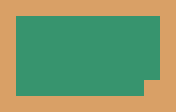

This is a level from a 2D game, rendered from its Tiled map with the project's own tilesets. A one-line summary and the complete map file follow:
An orthogonal 11x7 tile map with 16x16 px tiles, 2 tile layers (Tile Layer 0, Tile Layer 1).

<map version="1.9" tiledversion="1.9.0" orientation="orthogonal" renderorder="right-down" width="11" height="7" tilewidth="16" tileheight="16" infinite="0" nextlayerid="4" nextobjectid="1">
 <tileset firstgid="1" source="blocks.tsx" />
 <layer id="1" name="Tile Layer 0" width="11" height="7">
  <data encoding="csv">
1,1,1,1,1,1,1,1,1,1,1,
1,1,1,1,1,1,1,1,1,1,1,
1,1,1,1,1,1,1,1,1,1,1,
1,1,1,1,1,1,1,1,1,1,1,
1,1,1,1,1,1,1,1,1,1,1,
1,1,1,1,1,1,1,1,1,1,1,
1,1,1,1,1,1,1,1,1,1,1
</data>
 </layer>
 <layer id="3" name="Tile Layer 1" width="11" height="7">
  <data encoding="csv">
2,2,2,2,2,2,2,2,2,2,2,
2,0,0,0,0,0,0,0,0,0,2,
2,0,0,0,0,0,0,0,0,0,2,
2,0,0,0,0,0,0,0,0,0,2,
2,0,0,0,0,0,0,0,0,0,2,
2,0,0,0,0,0,0,0,0,2,2,
2,2,2,2,2,2,2,2,2,2,2
</data>
 </layer>
</map>
